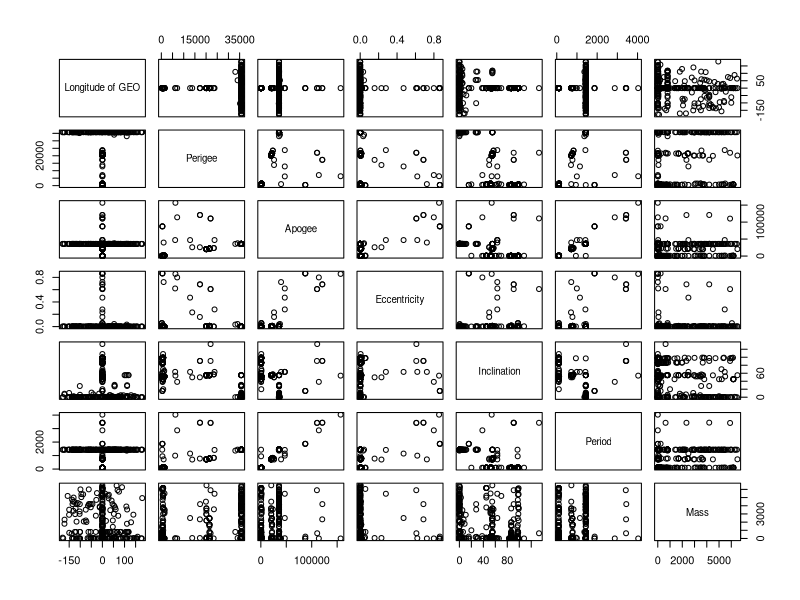
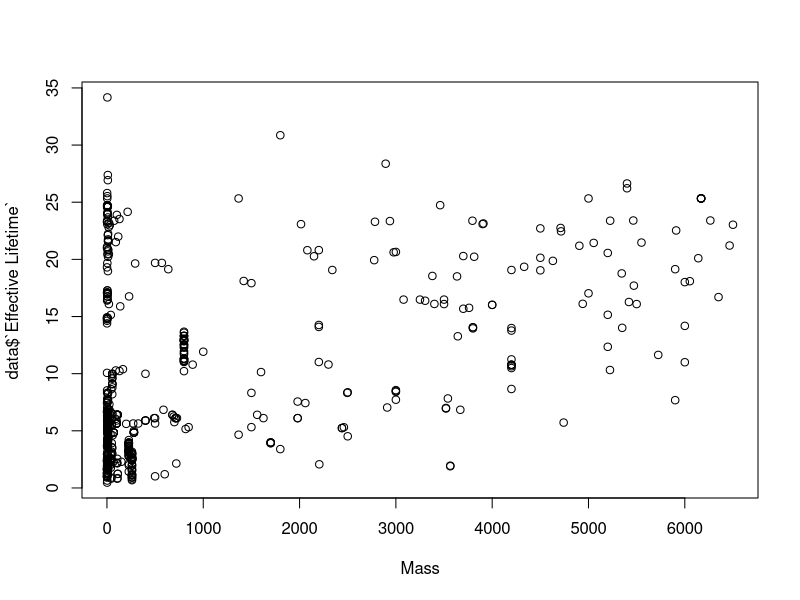
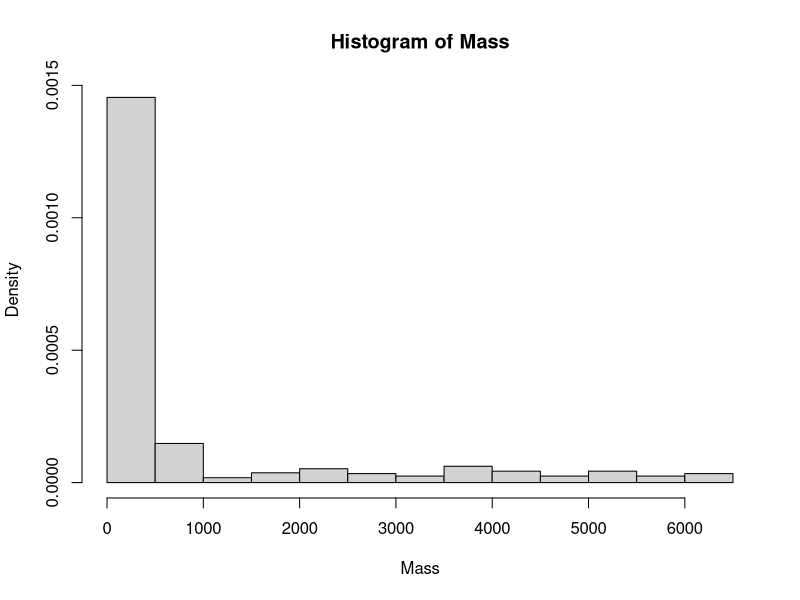
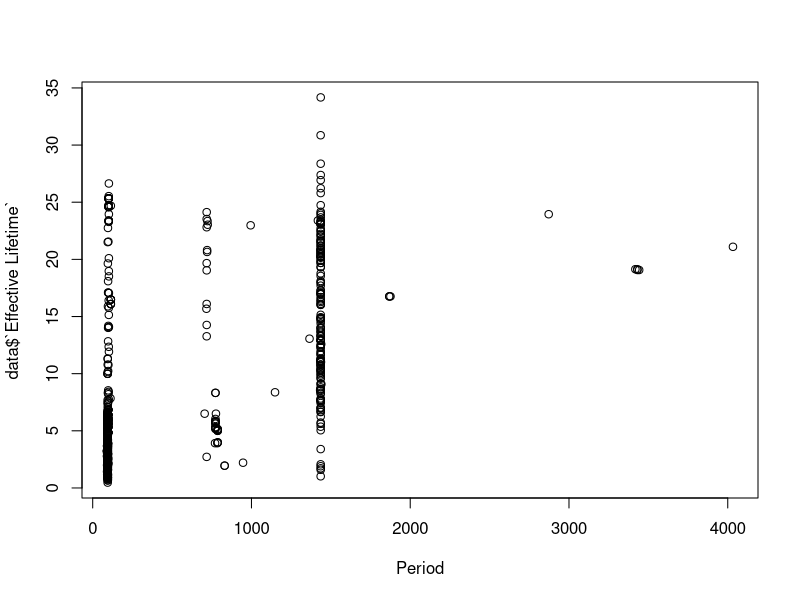
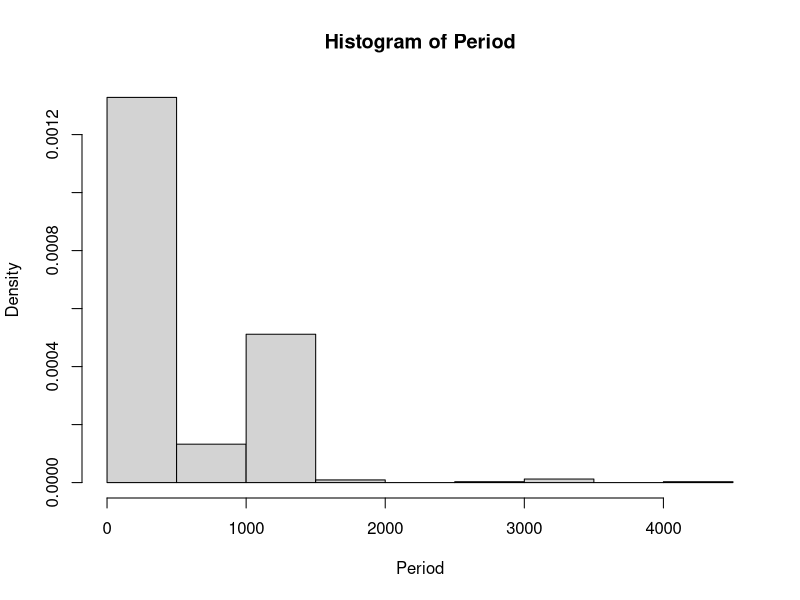
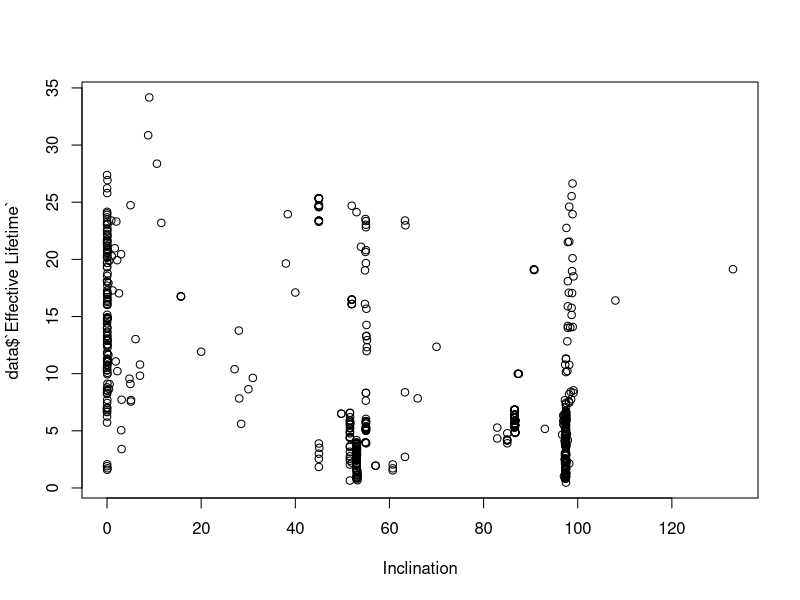
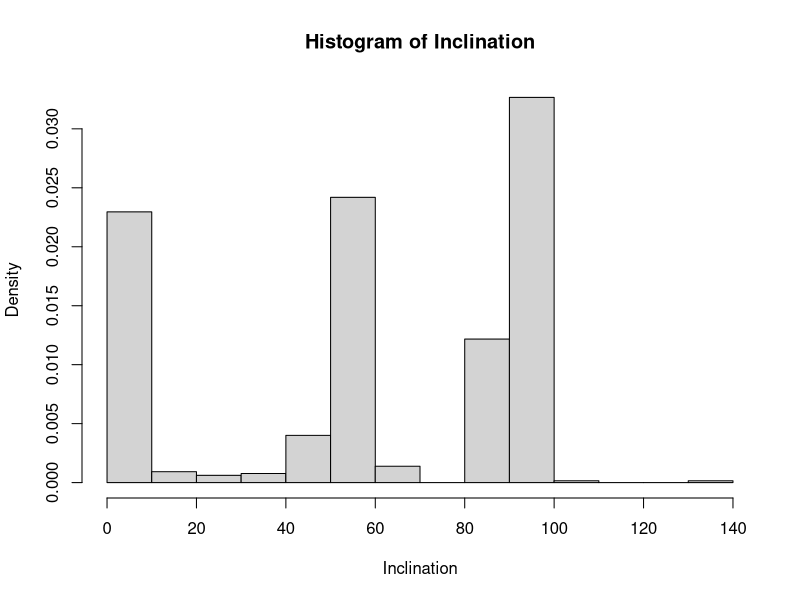
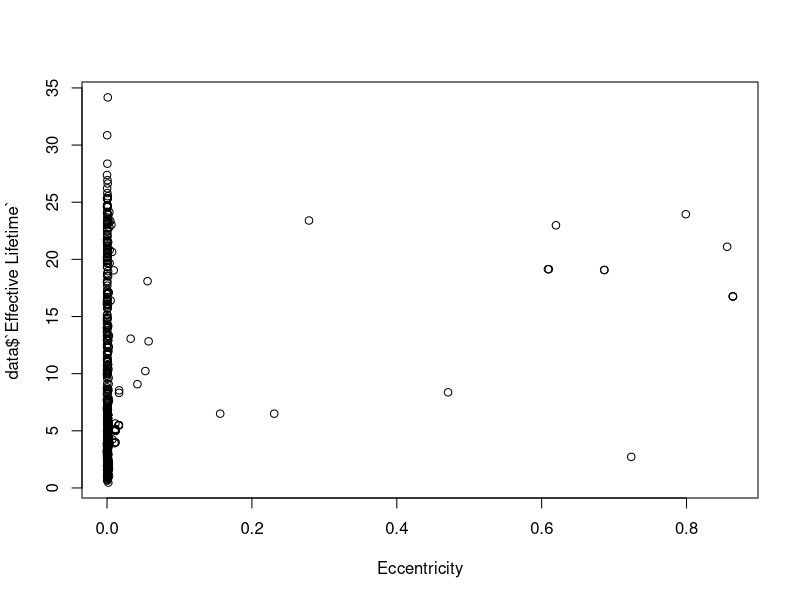

R code for these plots, in order: (Note: this script raises an error after producing the figures.)
## ---- chunk 1
# per lettura dataset se prendi file da github
library(readxl)
data <- read_excel("../Dataset/JoinDatasets.xlsx", col_names = TRUE)
## ---- chunk 2
library(readxl)
library(survival)
library(survminer)
library(dplyr) 
library(ggplot2)
library(knitr)
library(broom)
library(tidyr)
## ---- chunk 3
summary(data)
## ---- chunk 4
data <- data[-which(data$Purpose == "Technology Development"),]
## ---- chunk 5
data$Country <- factor(data$Country, ordered = F)
print('Country')
table(data$Country)

data$Continent <- factor(data$Continent, ordered = F)
print('Continent')
table(data$Continent)

data$Users <- factor(data$Users, ordered = F)
print('Users')
table(data$Users)

data$Purpose <- factor(data$Purpose, ordered = F)
print('Purpose')
table(data$Purpose)

data$Orbit <- factor(data$Orbit, ordered = F)
print('Class of Orbit')
table(data$Orbit)

data$Status <- factor(data$Status, ordered = F)
print('Status')
table(data$Status)
## ---- chunk 6
data <- data[sample(nrow(data)), ]
## ---- chunk 7
num <- c("Longitude of GEO", "Perigee", "Apogee", "Eccentricity", "Inclination", "Period", "Mass")
data_num <- data[,num]

cor(data_num)
# Apogee - Period 0.96672436  
# Perigee - Inclination -0.88628415   
# Perigee - Period 0.8327784  
# Period - Inclination -0.73233046  
# Apogee - Perigee 0.67998408  
# Apogee - Eccentricity 0.67998408  
# Apogee - Inclination -0.60232423  
#Insomma, apogeo, periodo, perigeo, inclinazione, eccentricità

#tieni solo periodo

pairs(data_num)
## ---- chunk 8
plot(data$Mass, data$`Effective Lifetime`, xlab='Mass')
hist(data$Mass, xlab='Mass', main='Histogram of Mass', prob = TRUE)

summary(data$Mass)
## ---- chunk 9
plot(data$Period, data$`Effective Lifetime`, xlab='Period')
hist(data$Period, xlab='Period', main='Histogram of Period', prob = TRUE)

summary(data$Period)
## ---- chunk 10
plot(data$Inclination, data$`Effective Lifetime`, xlab='Inclination')
hist(data$Inclination, xlab='Inclination', main='Histogram of Inclination', prob = TRUE)

summary(data$Inclination)
## ---- chunk 11
plot(data$Eccentricity, data$`Effective Lifetime`, xlab='Eccentricity')
hist(data$Eccentricity, xlab='Eccentricity', main='Histogram of Eccentricity', prob = TRUE)

summary(data$Eccentricity)
## ---- chunk 12
plot(data$Apogee, data$`Effective Lifetime`, xlab='Apogee')
hist(data$Apogee, xlab='Apogee', main='Histogram of Apogee', prob = TRUE)

summary(data$Apogee)
## ---- chunk 13
plot(data$Perigee, data$`Effective Lifetime`, xlab='Perigee')
hist(data$Perigee, xlab='Perigee', main='Histogram of Perigee', prob = TRUE)

summary(data$Perigee)
## ---- chunk 14
plot(data$`Longitude of GEO`, data$`Effective Lifetime`, xlab='`Longitude of GEO`')
hist(data$`Longitude of GEO`, xlab='`Longitude of GEO`', main='Histogram of `Longitude of GEO`', prob = TRUE)

summary(data$`Longitude of GEO`)
## ---- chunk 15
data$Periodcat <- cut(data$Period, breaks=c(0, 1000, Inf), labels=c("short", "long"))
## ---- chunk 16
purpose.mod <- data$Purpose
id <- which(data$Purpose == 'Navigation' | data$Purpose =='Space Science')
purpose.mod[id] <- 'Earth Observation'
data$Purpose.mod <- factor(purpose.mod)
## ---- chunk 17
time <- data$'Effective Lifetime'
Status <- data$Status
covariates <- c("Users", "Purpose", "Orbit", "Longitude of GEO", "Perigee", "Apogee", "Eccentricity", "Inclination", "Period","Mass","Continent")

cox1 <- coxph(Surv(time, Status == 'retired') ~ . , data = data[,covariates])
summary(cox1)
## ---- chunk 18
data$Purpose[which(data$Purpose == "Technology Development" )] = "Communications"
data$Purpose <- factor(data$Purpose)
## ---- chunk 19
covariates <- c("Users", "Purpose", "Orbit", "Longitude of GEO", "Perigee", "Apogee", "Eccentricity", "Inclination", "Period","Mass","Continent")

cox1 <- coxph(Surv(time, Status == 'retired') ~ . , data = data[,covariates])
summary(cox1)
## ---- chunk 20
data$Purpose[which(data$Purpose == "Navigation" )] = "Communications"
data$Purpose <- factor(data$Purpose)
## ---- chunk 21
covariates <- c("Users", "Purpose", "Orbit", "Longitude of GEO", "Perigee", "Apogee", "Eccentricity", "Inclination", "Period","Mass","Continent")

cox1 <- coxph(Surv(time, Status == 'retired') ~ . , data = data[,covariates])
summary(cox1)
## ---- chunk 22
data$Orbit[which(data$Orbit == "MEO" )] = "Elliptical"
data$Orbit <- factor(data$Orbit)
## ---- chunk 23
covariates <- c("Users", "Purpose", "Orbit", "Longitude of GEO", "Perigee", "Apogee", "Eccentricity", "Inclination", "Period","Mass","Continent")

cox1 <- coxph(Surv(time, Status == 'retired') ~ . , data = data[,covariates])
summary(cox1)
## ---- chunk 24
covariates <- c("Users", "Purpose", "Orbit", "Longitude of GEO", "Perigee", "Apogee", "Inclination", "Period","Mass","Continent")

cox1 <- coxph(Surv(time, Status == 'retired') ~ . , data = data[,covariates])
summary(cox1)
## ---- chunk 25
data$Users[which(data$Users == "Military" )] = "Civil"
data$Users <- factor(data$Users)
## ---- chunk 26
covariates <- c("Users", "Purpose", "Orbit", "Longitude of GEO", "Perigee", "Apogee", "Eccentricity", "Inclination", "Period","Mass","Continent")

cox1 <- coxph(Surv(time, Status == 'retired') ~ . , data = data[,covariates])
summary(cox1)
## ---- chunk 27
covariates <- c("Users", "Purpose", "Orbit", "Longitude of GEO", "Perigee", "Apogee", "Inclination", "Period","Mass","Continent")

cox1 <- coxph(Surv(time, Status == 'retired') ~ . , data = data[,covariates])
summary(cox1)
## ---- chunk 28
covariates <- c("Users", "Purpose", "Orbit", "Longitude of GEO", "Perigee", "Apogee", "Period","Mass","Continent")

cox1 <- coxph(Surv(time, Status == 'retired') ~ . , data = data[,covariates])
summary(cox1)
## ---- chunk 29
data$Purpose[which(data$Purpose == "Earth Observation" )] = "Communications"
data$Purpose <- factor(data$Purpose)
## ---- chunk 30
covariates <- c("Users", "Purpose", "Orbit", "Longitude of GEO", "Perigee", "Apogee", "Period","Mass","Continent")

cox1 <- coxph(Surv(time, Status == 'retired') ~ . , data = data[,covariates])
summary(cox1)
## ---- chunk 31
covariates <- c("Users", "Purpose", "Orbit", "Longitude of GEO", "Perigee", "Apogee", "Period","Mass","Continent")

cox1 <- coxph(Surv(time, Status == 'retired') ~ Users + Purpose + strata(Orbit) + Perigee + Apogee + Period
              + data$`Longitude of GEO` + Mass + Continent, data = data)
summary(cox1)
## ---- chunk 32
test1 <- cox.zph(cox1)
test1
## ---- chunk 33
ggcoxdiagnostics(cox1, type = "scaledsch")
